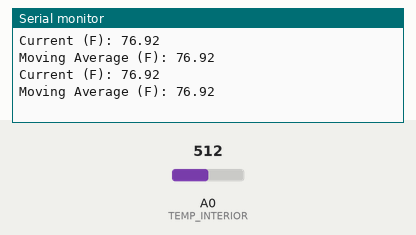
This sketch was run on a simulated Arduino Uno, built with avr-gcc and run on an emulated ATmega328P. Parts: the last lines printed to the serial monitor. The test bench sets the inputs (shaded band); at power-on: A0 (TEMP_INTERIOR) = 512.

Above: at 1.8 s.
1.9 s: A0 (TEMP_INTERIOR) set to 716
At 2.8 s:
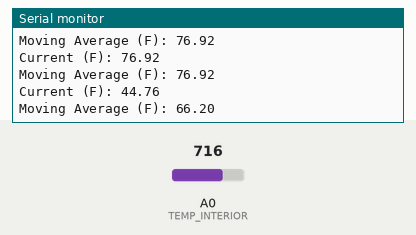
3.4 s: A0 (TEMP_INTERIOR) set to 900
At 4.6 s:
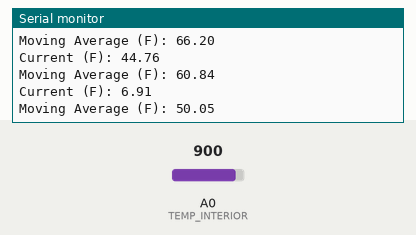
Timing chart, 0 to 6.4 s (numbered marks = the images above; inputs shaded):
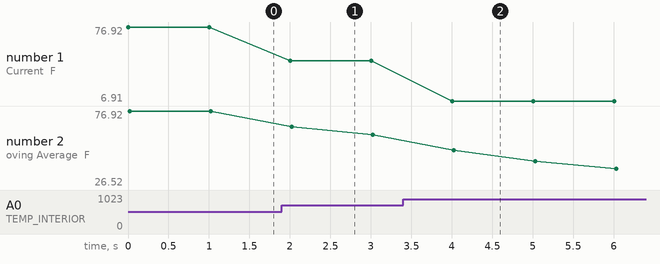

The sketch:

20220523-kegerator.ino
```cpp
// Pin Assignments
// =============================================================================

const int TEMP_INTERIOR = A0;
const int TEMP_OVERLOAD = A1;
const int TEMP_COMPRESSOR = A2;

const int COMPRESSOR_RUN = 2;
const int COMPRESSOR_START = 3;

// Usage-Independent Constants
// =============================================================================

const int PIN_MAX = 1023;
const int PIN_MIN = 0;
const float V_REF = 5.0;
const int POLL_INTERVAL = 1000;

// Characteristics
// =============================================================================

const float NOMINAL_TEMP = 298.15;    // Degrees Kelvin when resistor is expected to be at the nominal resistance (~25C)
const int NOMINAL_RESISTANCE = 10000; // Resistance when at the nominal temperature.
const int BETA = 3950;                // Rate-of-change constant for the thermistor

// Preferences
// =============================================================================

float targetTemp = 37.0;                 // Temperature target
float offsetTrigger = 2.0;               // Threshold to start (and stop?) cooling
float hysteresis = 240 * POLL_INTERVAL;  // Minimum time between mode switches

// State
// =============================================================================

const int intervals = 30;
float history [intervals];
int pointer = 0;

int samplesAvailable = 0;
int currentModePeriod = 0;
bool isCooling = false;
bool isStarting = false;

// Loop
// =============================================================================

void setup() {
  pinMode(TEMP_INTERIOR, INPUT);

  Serial.begin(9600);
}

void loop() {
  float v = analogRead(TEMP_INTERIOR) * V_REF / PIN_MAX;
  float r = (v * NOMINAL_RESISTANCE) / (V_REF - v);

  float tK = 1 / ((1 / NOMINAL_TEMP) + ((log(r / NOMINAL_RESISTANCE)) / BETA));
  float tC = tK + (25.0 - NOMINAL_TEMP);
  float tF = tC * (9.0 / 5.0) + 32.0;

  logReading(tF);

  float a = getMovingAverage();

  Serial.print("Current (F): ");
  Serial.println(tF);

  Serial.print("Moving Average (F): ");
  Serial.println(a);

  // Has it been long enough since the last state change?
  if (currentModePeriod >= hysteresis) {
    // Should we start cooling?
    if (tF > targetTemp + offsetTrigger) {
      cool();
    }

    // Have we cooled enough and are ready to idle?
    if (tF < targetTemp - offsetTrigger) {
      idle();
    }

    // If we're within range, we don't need to change state.
  }

  // No change, just log the time spent in this state:
  currentModePeriod = currentModePeriod + POLL_INTERVAL;

  delay(POLL_INTERVAL);
}

// Math Helpers
// =============================================================================

/**
 * Adds a value to the temperature history log.
 *
 * @param float t Temperature to log
 */
void logReading(float t) {
  history[pointer] = t;

  // Update the number of samples available, :
  samplesAvailable = min(intervals, samplesAvailable + 1);

  // Update pointer, starting over at the beginning, if necessary:
  pointer = (pointer + 1) % intervals;
}

/**
 * Calculates a moving average for the number of currently-available,
 * moment-in-time temperature values.
 *
 * @return float
 */
float getMovingAverage() {
  float s = 0;

  // Only sum up to the number of samples taken—otherwise, we bias low due to empty indexes:
  for (int i = 0; i < samplesAvailable; i++) {
    s += history[i];
  }

  return s / samplesAvailable;
}

// State Helpers
// =============================================================================

/**
 * Starts a cooling cycle.
 */
void cool() {
  currentModePeriod = 0;
  isCooling = true;
  isStarting = true;

  digitalWrite(COMPRESSOR_START, HIGH);
  digitalWrite(COMPRESSOR_RUN, HIGH);
}

/**
 * Forces an idle state.
 */
void idle() {
  currentModePeriod = 0;
  isCooling = false;
  isStarting = false;

  digitalWrite(COMPRESSOR_START, LOW);
  digitalWrite(COMPRESSOR_RUN, LOW);
}
```

Measured:
- after the input at 1.9 s, the serial monitor: prints a new line after 0.10 s (image 1)
- after the input at 3.4 s, the serial monitor: prints a new line after 0.61 s (image 2)
- plotted number 1: 76.92 → 44.76 after the input at 1.9 s, 44.76 → 6.91 after the input at 3.4 s
- plotted number 2: 76.92 → 60.84 after the input at 1.9 s, 60.84 → 26.52 after the input at 3.4 s
